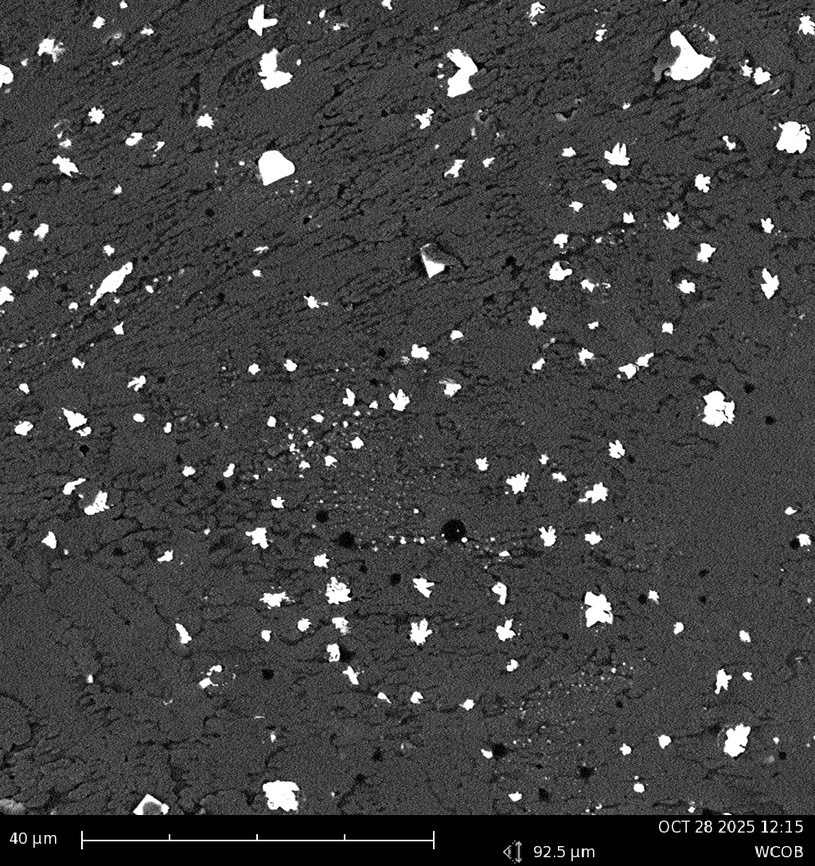
#> input picture Nanoparticles/WCOB2.jpg, 815 x 866 px, shrunk from 1024 x 1088 before the run, found by its file name
$ python 'Automation V2.py'
#> lines starting #> are read from the running program, lines starting #| are printed output that depends on the picture; after the words box and inside, x2 and y2 are one past the last pixel; in counts of white or black regions, pixels touching at a corner belong together
import cv2
import numpy as np

def get_micron_to_pixel_ratio():
    """
    Prompt the user for a known distance in microns and the corresponding pixel distance,
    then calculate and return the micron-to-pixel ratio.
    """
    while True:
        try:
            micron_scale = float(input("Enter the known distance in microns (µm): "))
            pixels = float(input("Enter the corresponding distance in pixels: "))
            if pixels <= 0:
                print("Pixel distance must be positive. Try again.")
                continue
            ratio = micron_scale / pixels
            print(f"Micron-to-pixel ratio calculated: {ratio:.6f} µm/pixel\n")
            return ratio
        except ValueError:
            print("Invalid input. Please enter numeric values.")
#> this loop made 1 pass; the answer given on pass 1: 3

def segment_sem_particles_tuned(
    image_path,
    microns_per_pixel,
    min_area_um2=0.50,
    max_area_um2=5.0
):
    """
    Tuned SEM nanoparticle segmentation to approach ImageJ results (~630 particles, 1.63 µm²).
    Returns an overlay image with detected nanoparticles outlined in red.
    """
#> called with microns_per_pixel = 1, min_area_um2 = 0.5, max_area_um2 = 7.5

    # Load image and crop bottom 10%
    img = cv2.imread(image_path, cv2.IMREAD_GRAYSCALE)
#> img is the input picture: shape (866, 815); min 0, max 255, mean 65.2
    if img is None:
        raise ValueError(f"Failed to load image: {image_path}")
    h, w = img.shape
#> h = 866; w = 815
    img = img[: int(h * 0.90), :]
#> img: shape (779, 815)

    # Enhance contrast
    clahe = cv2.createCLAHE(clipLimit=2.5, tileGridSize=(8, 8))
    img_enh = clahe.apply(img)
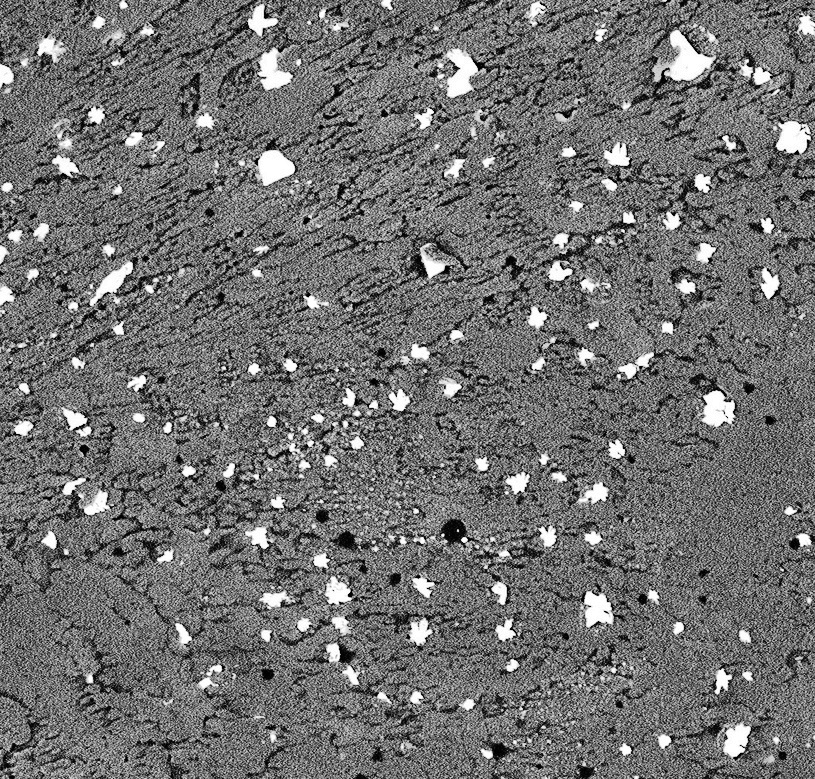
#> img_enh: shape (779, 815); min 0, max 255, mean 112

    # Slight Gaussian blur (retain small particles, reduce noise)
    blurred = cv2.GaussianBlur(img_enh, (3, 3), 0)

    # Adaptive threshold
    binary = cv2.adaptiveThreshold(
        blurred, 255, cv2.ADAPTIVE_THRESH_GAUSSIAN_C,
        cv2.THRESH_BINARY_INV, 15, 2
    )
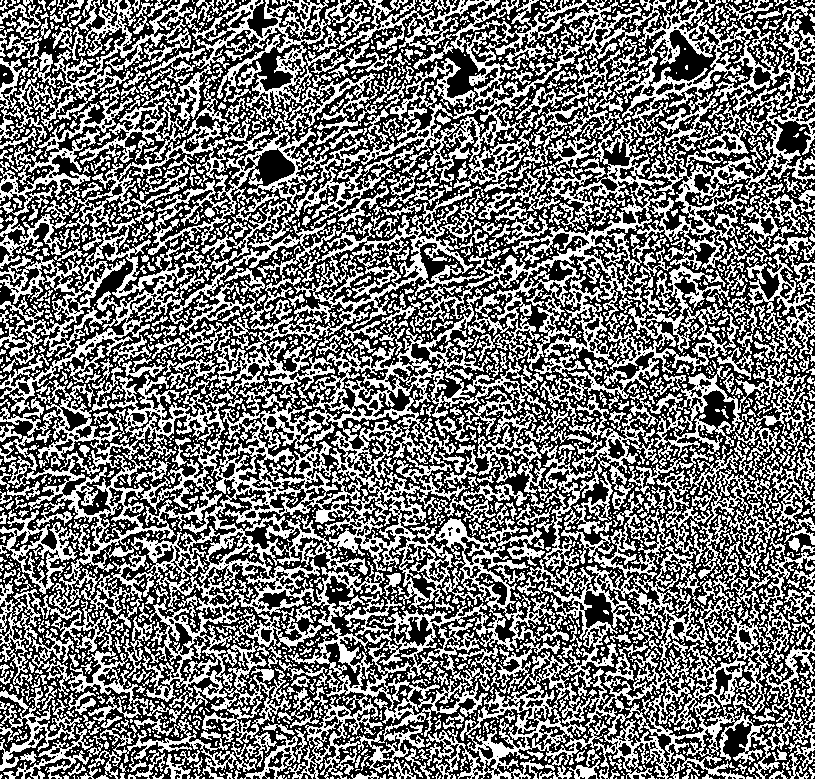
#> binary: shape (779, 815); 45.7% white in thin lines or dots

    # Minimal morphology to separate touching particles without shrinking
    kernel = np.ones((3, 3), np.uint8)
    morph = cv2.morphologyEx(binary, cv2.MORPH_OPEN, kernel, iterations=1)
#> morph: shape (779, 815); 24% white; 5708 white regions (3322 under 20 px), largest, box (x1, y1, x2, y2) and area: (541, 221, 636, 267) 725, (436, 519, 467, 547) 454, (75, 651, 114, 693) 398
    morph = cv2.morphologyEx(morph, cv2.MORPH_CLOSE, kernel, iterations=1)
#> morph: shape (779, 815); 25.6% white; 3617 white regions (1766 under 20 px), largest, box (x1, y1, x2, y2) and area: (279, 562, 361, 646) 992, (528, 221, 636, 274) 898, (64, 637, 133, 696) 845

    # Distance transform + watershed for cluster splitting
    dist = cv2.distanceTransform(morph, cv2.DIST_L2, 5)
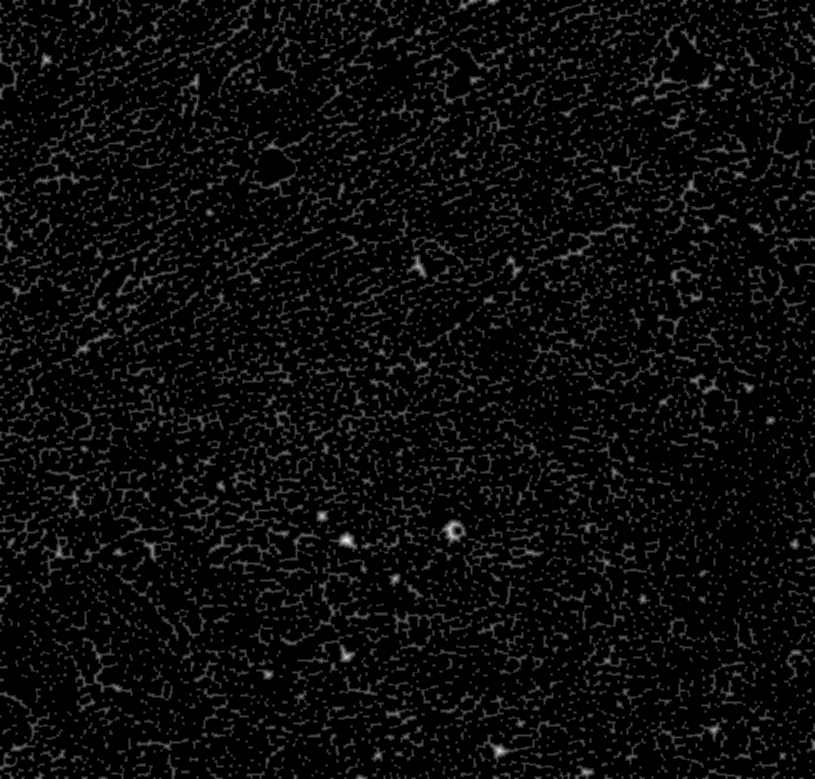
#> dist: shape (779, 815) float32; min 0, max 7.99, mean 0.359; drawn with min black and max white
    _, sure_fg = cv2.threshold(dist, 0.05 * dist.max(), 255, 0)
    sure_fg = np.uint8(sure_fg)
    unknown = cv2.subtract(morph, sure_fg)
#> unknown: shape (779, 815); every value is 0

    # Marker labeling
    _, markers = cv2.connectedComponents(sure_fg)
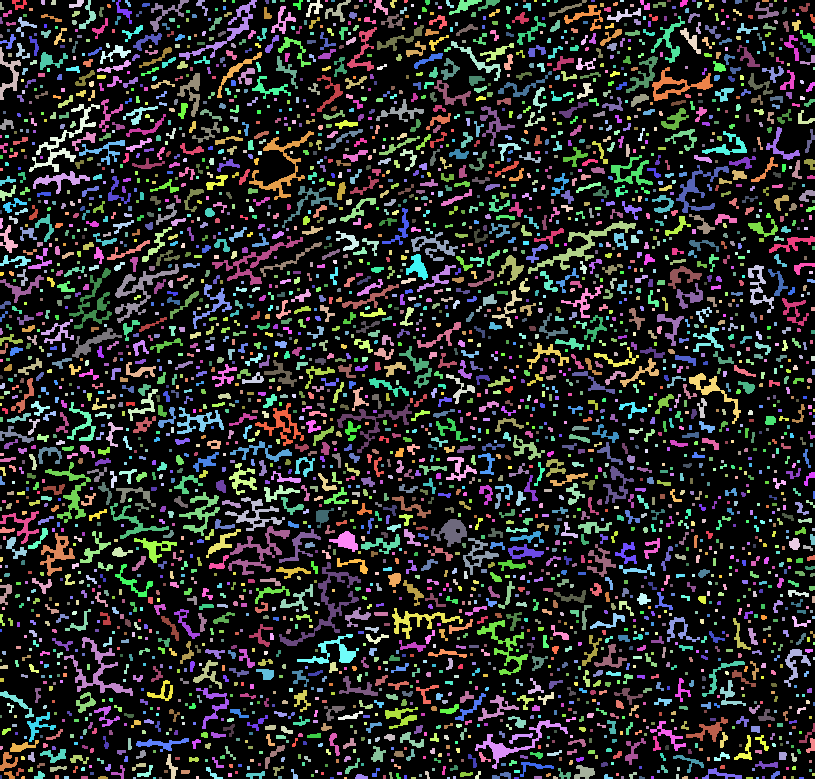
#> markers: shape (779, 815) int32; 3618 distinct labels, from 0 to 3617; one colour per label, 0 black
    markers = markers + 1
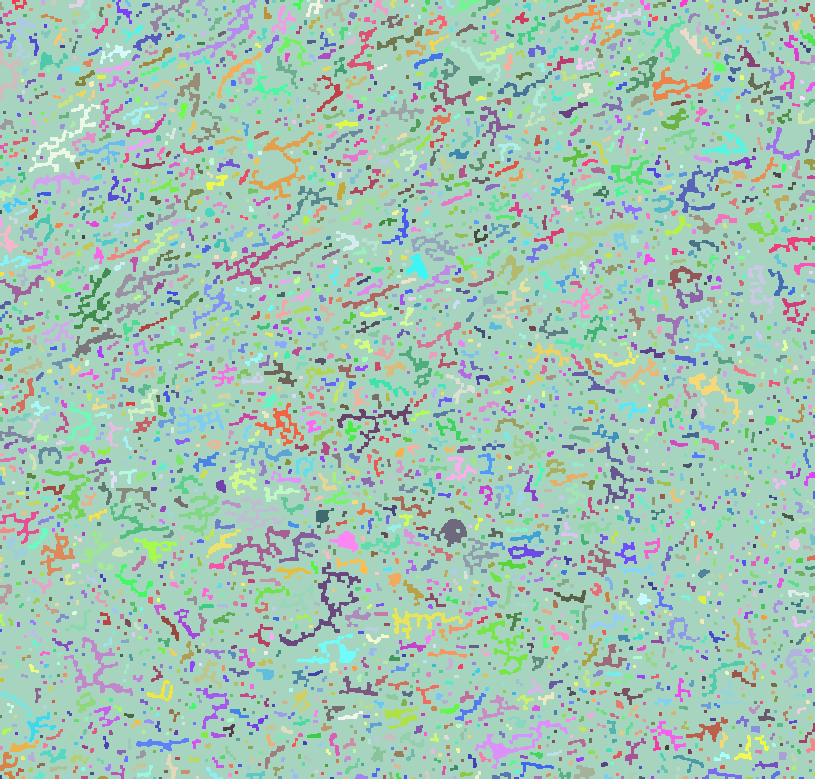
#> markers: shape (779, 815) int32; 3618 distinct labels, from 1 to 3618; one colour per label, 0 black
    markers[unknown == 255] = 0

    # Watershed
    color_img = cv2.cvtColor(img_enh, cv2.COLOR_GRAY2BGR)
    cv2.watershed(color_img, markers)
    mask = np.uint8(markers > 1) * 255
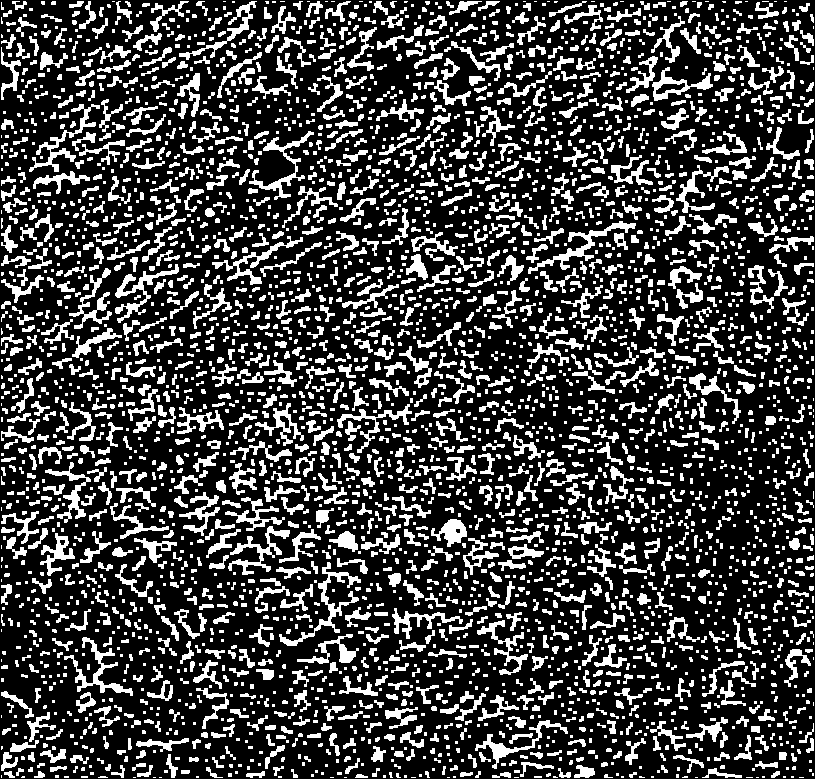
#> mask: shape (779, 815); 25.5% white; 3617 white regions (1778 under 20 px)

    # Find contours
    contours, _ = cv2.findContours(mask, cv2.RETR_EXTERNAL, cv2.CHAIN_APPROX_SIMPLE)
#> contours = 3617 contours, 2390 with area under 20; largest, box (x1, y1, x2, y2) and area: (279, 562, 361, 646) 732, (528, 221, 636, 274) 698, (652, 67, 713, 101) 684, (64, 637, 133, 696) 636, (115, 264, 179, 323) 614

    # Convert area thresholds
    min_area_px = min_area_um2 / (microns_per_pixel ** 2)
    max_area_px = max_area_um2 / (microns_per_pixel ** 2)

    valid_contours = []
    areas_um2 = []

    for c in contours:
        area_px = cv2.contourArea(c)
        if min_area_px <= area_px <= max_area_px:
            areas_um2.append(area_px * (microns_per_pixel ** 2))
            valid_contours.append(c)
#> this loop made 3617 passes
#> area_px on passes 36, 44, 45: 24, 45.5, 33.5
#> after the loop, areas_um2 = 1223 values, max 7 at index 8, min 2 at index 0, mean 4.57; valid_contours = 1223 contours, all with area under 20

    n_particles = len(areas_um2)
#> n_particles = 1223
    avg_area = np.mean(areas_um2) if n_particles > 0 else 0.0
#> avg_area = 4.57

    print(f"Detected nanoparticles: {n_particles}")
#| Detected nanoparticles: 1223
    print(f"Average particle area: {avg_area:.4f} µm²")
#| Average particle area: 4.5707 µm²

    # Draw red contours on a copy of the grayscale image
    overlay = cv2.cvtColor(img, cv2.COLOR_GRAY2BGR)
    cv2.drawContours(overlay, valid_contours, -1, (0, 0, 255), 1)
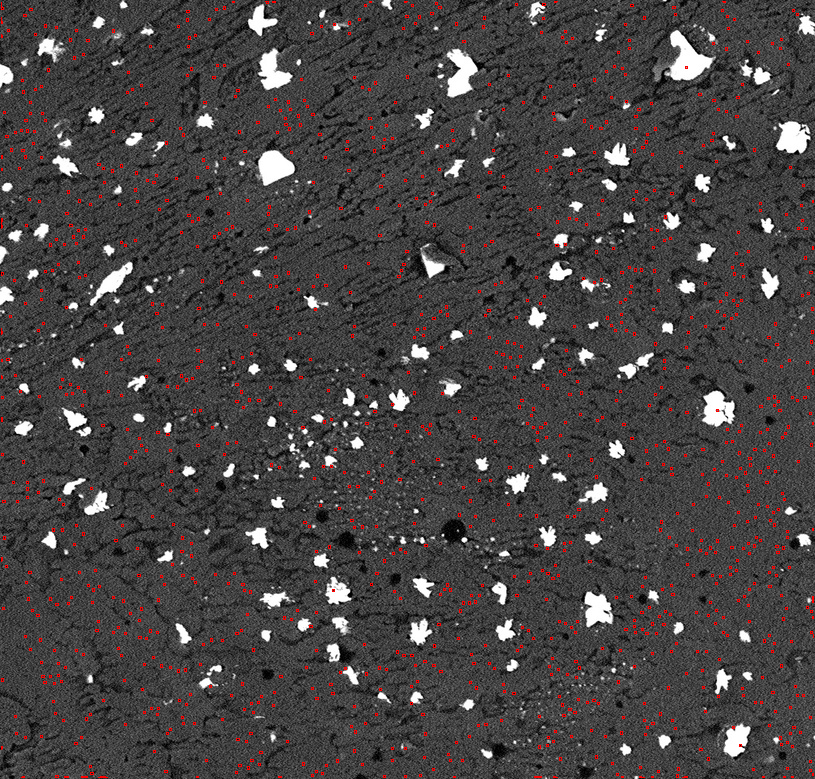
#> overlay: shape (779, 815, 3); mean B, G, R 67.6, 67.6, 71.9

    return overlay, areas_um2, avg_area


# Ask the user for micron-to-pixel ratio
microns_per_pixel = get_micron_to_pixel_ratio()

# Example usage:
image_input_path = "C:/Users/D00456326/Desktop/Undergrad Research/Nanoparticles/WCOB2.jpg"

overlay, areas, avg = segment_sem_particles_tuned(
    image_input_path,
    microns_per_pixel=microns_per_pixel,
    min_area_um2=0.50,
    max_area_um2=7.5
)
#> areas has the same summary as areas_um2 in segment_sem_particles_tuned; avg = 4.57

# Display the result
#cv2.imshow("Detected Nanoparticles", overlay)
#cv2.waitKey(0)
#cv2.destroyAllWindows()

$ run again, with Nanoparticles/WCOB1.jpg copied over Nanoparticles/WCOB2.jpg
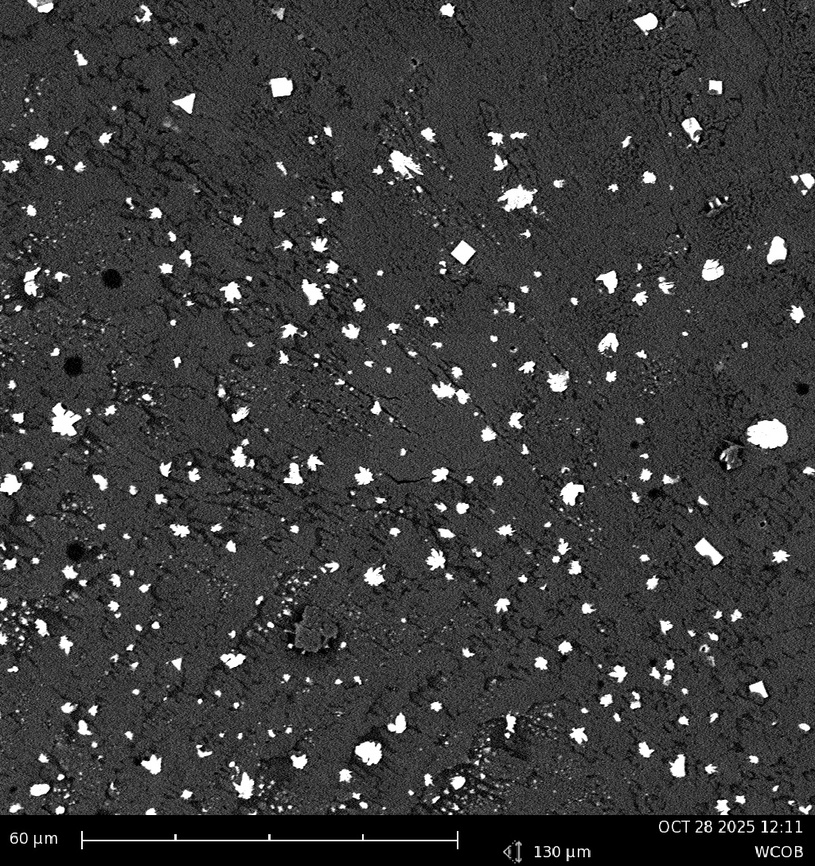
#> input picture Nanoparticles/WCOB1.jpg, 815 x 866 px, shrunk from 1024 x 1088 before the run, found by its file name
#> the loop in get_micron_to_pixel_ratio, `while True:` made 1 pass; the answer given on pass 1: 3
#> in segment_sem_particles_tuned, img is the input picture: shape (866, 815); min 0, max 255, mean 59.2
#> img: shape (779, 815)
#> in segment_sem_particles_tuned, `binary = cv2.adaptiveThreshold( blurred, 255, cv2.ADAPTIVE_THRESH_GAUS..`:
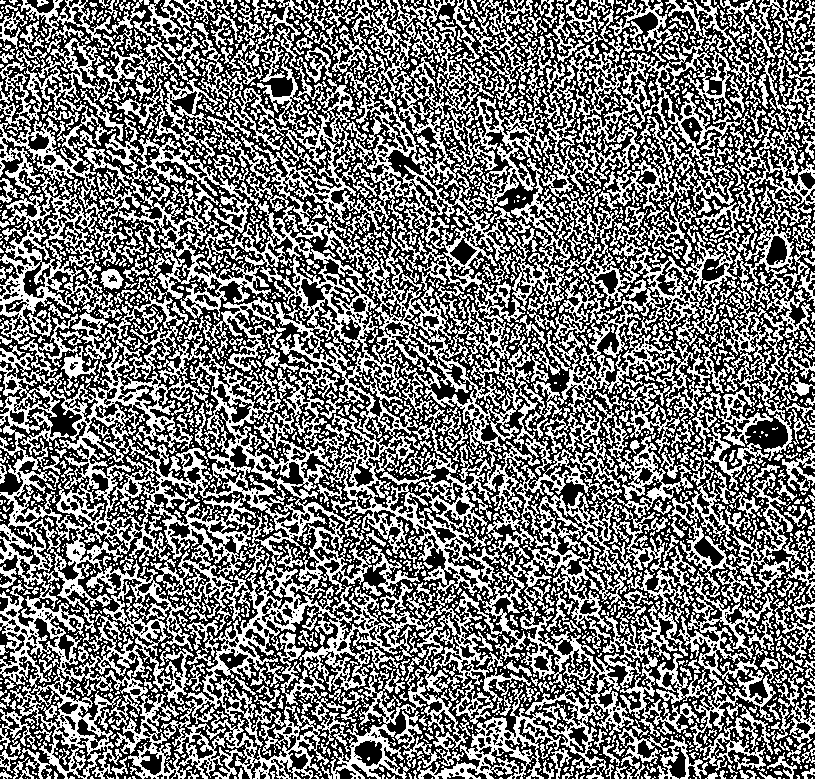
#> binary: shape (779, 815); 46.2% white in thin lines or dots
#> sure_fg: shape (779, 815) float32; 25.3% white; 3877 white regions (1997 under 20 px), largest, box (x1, y1, x2, y2) and area: (0, 236, 71, 320) 1339, (336, 702, 425, 779) 1333, (422, 516, 498, 588) 1149
#> unknown: shape (779, 815); every value is 0
#> mask: shape (779, 815); 25.1% white; 3877 white regions (2015 under 20 px)
#> contours = 3875 contours, 2670 with area under 20; largest, box (x1, y1, x2, y2) and area: (336, 702, 425, 778) 1626, (1, 236, 71, 320) 1422, (711, 390, 751, 475) 1070, (422, 516, 498, 588) 841, (55, 534, 117, 598) 840
#> the loop in segment_sem_particles_tuned, `for c in contours:` made 3875 passes
#> area_px on passes 22, 32, 33: 28, 22, 24
#> after the loop in segment_sem_particles_tuned, `for c in contours:`: areas_um2 = 1436 values, max 7.5 at index 1420, min 2 at index 3, mean 4.59; valid_contours = 1436 contours, all with area under 20
#> n_particles = 1436
#> avg_area = 4.59
#| Detected nanoparticles: 1436
#| Average particle area: 4.5867 µm²
#> in segment_sem_particles_tuned, `cv2.drawContours(overlay, valid_contours, -1, (0, 0, 255), 1)`:
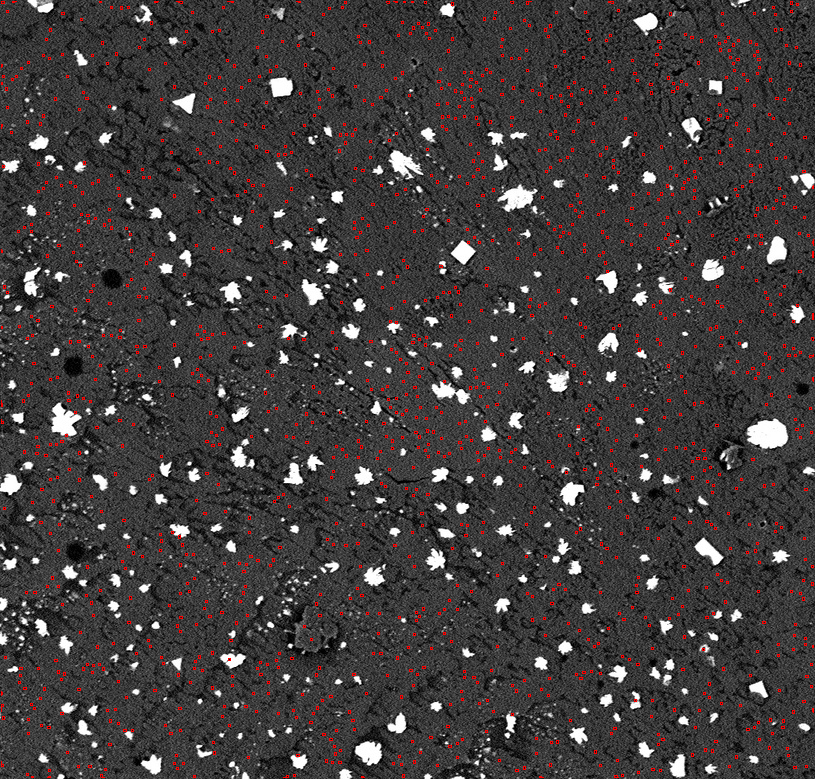
#> overlay: shape (779, 815, 3); mean B, G, R 61.3, 61.3, 66.2
#> areas has the same summary as areas_um2 in segment_sem_particles_tuned
